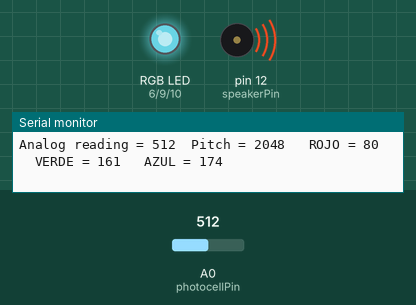
Simulated run of this sketch. Board: Arduino Uno, built with avr-gcc and run on an emulated ATmega328P. On the bench: an RGB LED mixed from three pins (HIGH = lit), buzzer (waves = sounding), the last lines printed to the serial monitor. Inputs (shaded band) come from the test bench; at power-on: A0 (photocellPin) = 512. Dim RGB values are drawn brighter than linear.

Above: at 1.3 s.
1.4 s: A0 (photocellPin) set to 716
At 2.5 s:
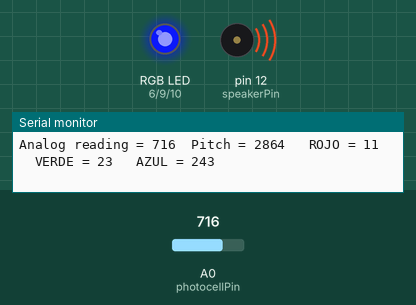
3.0 s: A0 (photocellPin) set to 900
At 4.2 s:
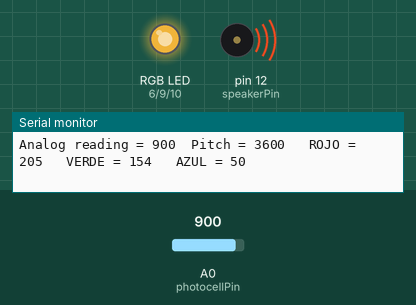
4.5 s: A0 (photocellPin) set to 796
At 5.0 s:
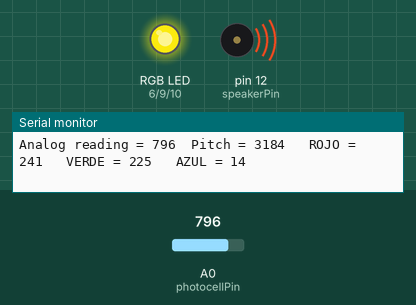
6.0 s: A0 (photocellPin) set to 767
At 6.8 s:
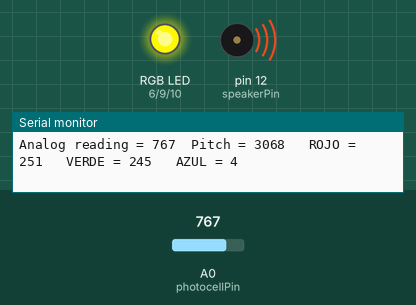
7.5 s: A0 (photocellPin) set to 1023
At 8.6 s:
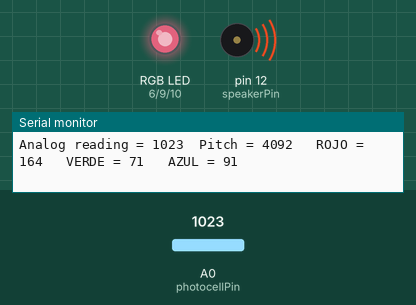
9.0 s: A0 (photocellPin) set to 306
At 10.5 s:
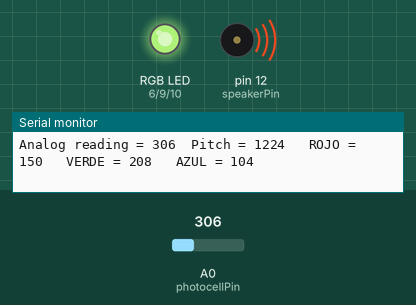
Timing chart, 0 to 11.6 s (numbered marks = the images above; inputs shaded):
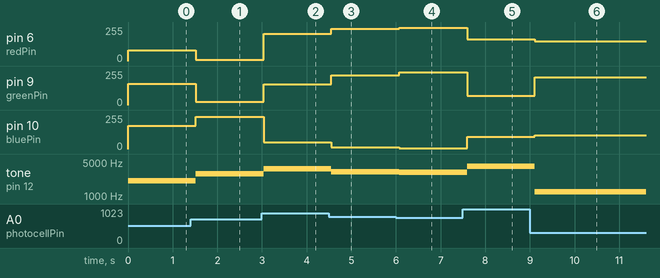

The sketch:

07-Theremin_RGBv2.ino
```cpp
/*
Pseudo Thermin
Outputs a color of the RGB depending on the range of frequency:
  <1000 Hz        RED
  1000-2000 Hz    GREEN
  >2000 Hz        BLUE
*/

int speakerPin = 12;
int photocellPin = 0;
int redPin = 6;
int greenPin = 9;
int bluePin = 10;

byte rojo, verde, azul;

void setup()
{
  pinMode(redPin, OUTPUT);
  pinMode(greenPin, OUTPUT);
  pinMode(bluePin, OUTPUT);
  Serial.begin(9600);
}

void loop()
{
  int photocellReading = analogRead(photocellPin);
  int pitch = 200*0 + photocellReading*4; // Factor 4 allows to cover the range 1000-3000 Hz for typical lighting in the training room (input 150-700 from LDR)
  tone(speakerPin, pitch);

  rojo = 255.0 - 255.0/3000.0*(float)pitch;
  azul = 255.0/3000.0*(float)pitch;
   if (pitch < 1500) {
    verde = 255.0/1500.0*(float)pitch;
  }
  else {
    verde = 255.0 * (2 - (float)pitch/1500.0);
  }

  setColor(rojo, verde, azul);


  Serial.print("Analog reading = ");
  Serial.print(photocellReading);     // the raw analog reading
  Serial.print("\tPitch = ");
  Serial.print(pitch);

  Serial.print("\t ROJO = ");
  Serial.print(rojo);

  Serial.print("\t VERDE = ");
  Serial.print(verde);

  Serial.print("\t AZUL = ");
  Serial.println(azul);

  //delay(10);
  //noTone(speakerPin);
  delay(500);
}

void setColor(int red, int green, int blue)
{
  analogWrite(redPin, red);
  analogWrite(greenPin, green);
  analogWrite(bluePin, blue);
}
```

Measured:
- after the input at 1.4 s, pin 6 (redPin): 80/255 → 11/255 after 0.12 s; pin 9 (greenPin): 161/255 → 23/255 after 0.12 s; pin 10 (bluePin): 174/255 → 243/255 after 0.12 s; tone on pin 12 (speakerPin): 2048 Hz → 2864 Hz after 0.12 s
- after the input at 3.0 s, pin 6 (redPin): 11/255 → 205/255 at once; pin 9 (greenPin): 23/255 → 154/255 at once; pin 10 (bluePin): 243/255 → 50/255 at once; tone on pin 12 (speakerPin): 2864 Hz → 3600 Hz at once
- after the input at 4.5 s, pin 6 (redPin): 205/255 → 241/255 after 0.06 s; pin 9 (greenPin): 154/255 → 225/255 after 0.06 s; pin 10 (bluePin): 50/255 → 14/255 after 0.06 s; tone on pin 12 (speakerPin): 3600 Hz → 3184 Hz after 0.06 s
- after the input at 6.0 s, pin 6 (redPin): 241/255 → 251/255 after 0.08 s; pin 9 (greenPin): 225/255 → 245/255 after 0.08 s; pin 10 (bluePin): 14/255 → 4/255 after 0.08 s; tone on pin 12 (speakerPin): 3184 Hz → 3068 Hz after 0.08 s
- after the input at 7.5 s, pin 6 (redPin): 251/255 → 164/255 after 0.09 s; pin 9 (greenPin): 245/255 → 71/255 after 0.09 s; pin 10 (bluePin): 4/255 → 91/255 after 0.09 s; tone on pin 12 (speakerPin): 3068 Hz → 4092 Hz after 0.09 s
- after the input at 9.0 s, pin 6 (redPin): 164/255 → 150/255 after 0.11 s; pin 9 (greenPin): 71/255 → 208/255 after 0.11 s; pin 10 (bluePin): 91/255 → 104/255 after 0.11 s; tone on pin 12 (speakerPin): 4092 Hz → 1224 Hz after 0.11 s
